Frame 1 (no input): blank canvas, image omitted
Frame 60 (the mouse pressed at the canvas centre just before this capture): blank canvas, image omitted
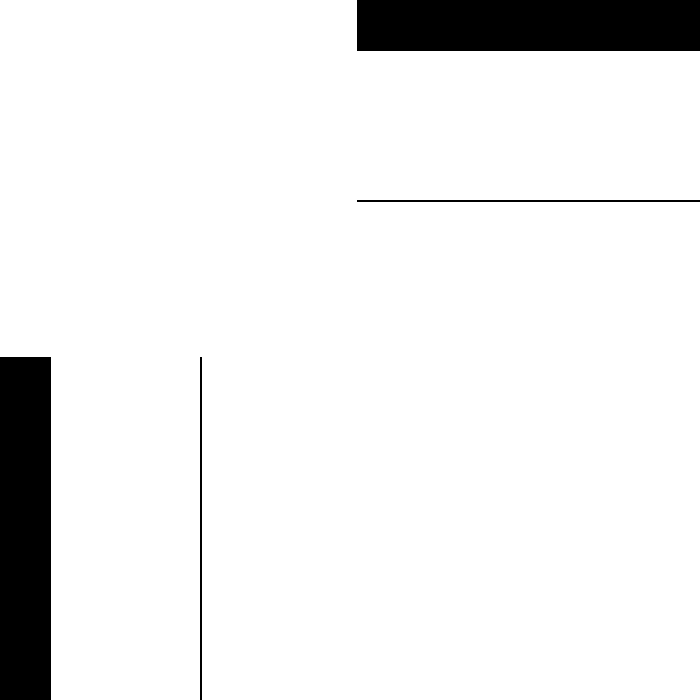
Frame 120 (the mouse held since frame 60 and released just before this capture)

The Processing sketch whose frames 1 and 60 were blank and that drew this single picture after the mouse press (run headless with seeded random() and noise(); from frame 60 on, the mouse is pressed at the canvas centre):

// Processing sketch: processing_92892
// ── processing_92892.pde

float xoff = 0.0;
float unox = 200;
float unoxx = 200;

void setup(){
  size(700,700);
  frameRate(15);
}
void draw() {

  
  background(255);
  xoff = xoff + .01;
  float n = noise(xoff) * width;
  float a = random(150,300)/mouseX*10 + mouseY;
  float b = a;
  
  //line(unox, a, 1, b);
  rect(unox, a, 1, b);
  rect(a, unox, b, 1);
  rectMode(CORNER);
  fill(0);
  rect(0,a,50,a);
  rect(a,0,a,50);
}
